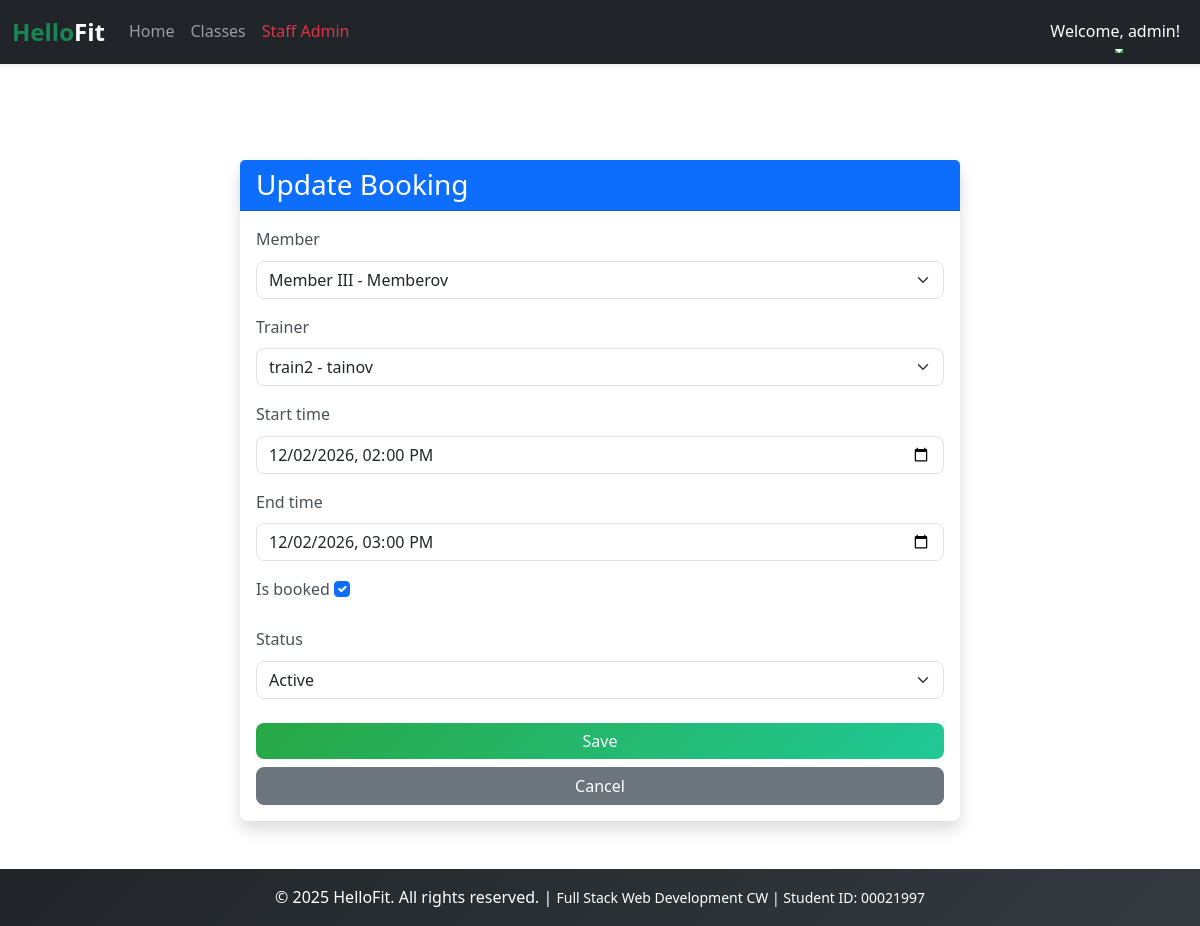
Page /staff/bookings/update/5/ (signed in) on the committed database.
### users/models.py (models this page shows, shortened)
class User(AbstractUser):
    ROLES = [
        ('member', 'Member'),
        ('trainer', 'Trainer'),
        ('staff', 'Staff'),
    ]
    role = models.CharField(max_length=10, choices=ROLES, default='member')
    phone = models.CharField(max_length=12, blank=True)
    join_date = models.DateTimeField(auto_now_add=True)

### scheduling/models.py (models this page shows, shortened)
class Booking(models.Model):
    STATUS=[
        ('active','Active'),
        ('pending','PEnding'),
        ('inactive','InActive'),
        ]
    member = models.ForeignKey('users.Member', on_delete=models.CASCADE)
    trainer = models.ForeignKey('users.Trainer', on_delete=models.CASCADE)
    start_time = models.DateTimeField()
    end_time = models.DateTimeField()
    is_booked = models.BooleanField(default=False)
    status = models.CharField(max_length=20, choices=STATUS, default = 'pending')

### scheduling/views.py (the view)
# urls.py: path('staff/bookings/update/<int:pk>/', staff_booking_update, name='staff_booking_update'),
@login_required
def staff_booking_update(request, pk):
    if request.user.role != 'staff': return redirect('home')
    booking = get_object_or_404(Booking, pk=pk)
    if request.method == 'POST':
        form = StaffBookingForm(request.POST, instance=booking)
        if form.is_valid():
            form.save()
            messages.success(request, "Booking updated")
            return redirect('staff_booking_list')
    else:
        form = StaffBookingForm(instance=booking)
    return render(request, 'scheduling/staff/booking_form.html', {'form': form, 'title': 'Update Booking'})

### scheduling/forms.py
class StaffBookingForm(ModelForm):
    class Meta:
        model = Booking
        fields = '__all__'
        widgets = {
            'member': Select(attrs={'class': 'form-select'}),
            'trainer': Select(attrs={'class': 'form-select'}),
            'start_time': DateTimeInput(attrs={'type': 'datetime-local', 'class': 'form-control'}),
            'end_time': DateTimeInput(attrs={'type': 'datetime-local', 'class': 'form-control'}),
            'status': Select(attrs={'class': 'form-select'}),
            'is_booked': CheckboxInput(attrs={'class': 'form-check-input'}),
        }

### users/models.py (called while the page is built)
    def __str__(self):
        return f"{self.user.first_name} - {self.user.last_name}"

    def __str__(self):
        return f"{self.user.first_name} - {self.user.last_name}"

### scheduling/templates/scheduling/staff/booking_form.html (shortened to what this page needs)
{% extends 'base.html' %}
{% block content %}
<div class="container mt-5">
    <div class="row justify-content-center">
        <div class="col-md-8">
            <div class="card shadow">
                <div class="card-header bg-primary text-white">
                    <h3 class="card-title mb-0">{{ title }}</h3>
                </div>
                <div class="card-body">
                    <form method="post">
                        {% for field in form %}
                        <div class="mb-3">
                            <label for="{{ field.id_for_label }}" class="form-label">{{ field.label }}</label>
                            {{ field }}
                        </div>
                        {% endfor %}
                        <div class="d-grid gap-2 mt-4">
                            <button type="submit" class="btn btn-success">Save</button>
                            <a href="{% url 'staff_booking_list' %}" class="btn btn-secondary">Cancel</a>
                        </div>
                    </form>
                </div>
            </div>
        </div>
    </div>
</div>
{% endblock %}

### templates/base.html (shortened to what this page needs)
{% load static %}
<!DOCTYPE html>
<html lang="en">
<head>
    <link href="https://cdn.jsdelivr.net/npm/bootstrap@5.3.3/dist/css/bootstrap.min.css" rel="stylesheet"
>
    <link rel="stylesheet" href="{% static 'css/style.css' %}">
</head>
<body style="display:flex;min-height:100vh;flex-direction:column;">
    <header>
        <nav class="navbar navbar-expand-lg navbar-dark bg-dark shadow-sm">
            <div class="container-fluid">
                <a class="navbar-brand fs-4 fw-bold text-success" href="{% url 'home' %}">
                    Hello<span class="text-white">Fit</span>
                </a>
                <div class="collapse navbar-collapse" id="navbarNav">
                    <ul class="navbar-nav me-auto mb-2 mb-lg-0">
                        <li class="nav-item">
                            <a class="nav-link" href="{% url 'home' %}">Home</a>
                        </li>
                        <li class="nav-item">
                            <a class="nav-link" href="{% url 'classes' %}">Classes</a>
                        </li>
                        {% if user.is_authenticated %}
                        {% if user.role == 'member' %}
                        <li class="nav-item">
                            <a class="nav-link text-warning" href="{% url 'member_dashboard' %}">My Dashboard</a>
                        </li>
                        {% elif user.role == 'trainer' %}
                        <li class="nav-item">
                            <a class="nav-link text-info" href="{% url 'trainer_dashboard' %}">Trainer Panel</a>
                        </li>
                        {% elif user.role == 'staff' %}
                        <li class="nav-item">
                            <a class="nav-link text-danger" href="{% url 'staff_dashboard' %}">Staff Admin</a>
                        </li>
                        {% endif %}
                        {% endif %}
                    </ul>
                    <ul class="navbar-nav ms-auto">
                        {% if user.is_authenticated %}
                        <li class="nav-item dropdown">
                            <a class="nav-link dropdown-toggle text-white" href="#" id="navbarDropdown" role="button"
                                data-bs-toggle="dropdown" aria-expanded="false">
                                Welcome, {{ user.first_name|default:user.username }}!
                            </a>
                        </li>
                        {% endif %}
                    </ul>
                </div>
            </div>
        </nav>
    </header>
    <main class="container my-5">
        {% block content %}
        {% endblock content %}
    </main>
    <footer class="bg-dark text-white text-center py-3 mt-auto">
        <div class="container">
            <p class="mb-0">
                &copy; 2025 HelloFit. All rights reserved. |
                <small>Full Stack Web Development CW | Student ID: 00021997</small>
            </p>
        </div>
    </footer>
</body>
</html>

### static/css/style.css (style rules this page uses)
:root { --primary-green: #28a745; --dark-bg: #212529; --light-gray: #f8f9fa; --border-radius: 8px; --transition-speed: 0.3s; }
body { font-family: 'Segoe UI', Tahoma, Geneva, Verdana, sans-serif; line-height: 1.6; }
html { scroll-behavior: smooth; }
.btn { border-radius: var(--border-radius); transition: all var(--transition-speed) ease; font-weight: 500; }
.btn-success { background: linear-gradient(135deg, #28a745 0%, #20c997 100%); border: none; }
.card { border-radius: var(--border-radius); border: none; box-shadow: 0 2px 8px rgba(0, 0, 0, 0.1); transition: all var(--transition-speed) ease; }
.form-control, .form-select { border-radius: var(--border-radius); border: 1px solid #dee2e6; transition: all var(--transition-speed) ease; }
.form-label { font-weight: 500; color: #495057; margin-bottom: 0.5rem; }
.navbar { box-shadow: 0 2px 4px rgba(0, 0, 0, 0.1); }
.navbar-brand { transition: all var(--transition-speed) ease; }
.nav-link { position: relative; transition: all var(--transition-speed) ease; }
.nav-link::after { content: ''; position: absolute; bottom: 0; left: 50%; width: 0; height: 2px; background: var(--primary-green); transition: all var(--transition-speed) ease; transform: translateX(-50%); }
footer { background: linear-gradient(135deg, var(--dark-bg) 0%, #343a40 100%); }

### rows in the picture
User: first_name "admin"
Booking: form "Member III - Memberov" "train2 - tainov" "12/02/2026 14:00" "12/02/2026 15:00" "☑" "Active"

### other values in the picture
{{ title }} "Update Booking"
{{ field.label }} "Member" "Trainer" "Start time" "End time" "Is booked" "Status"
